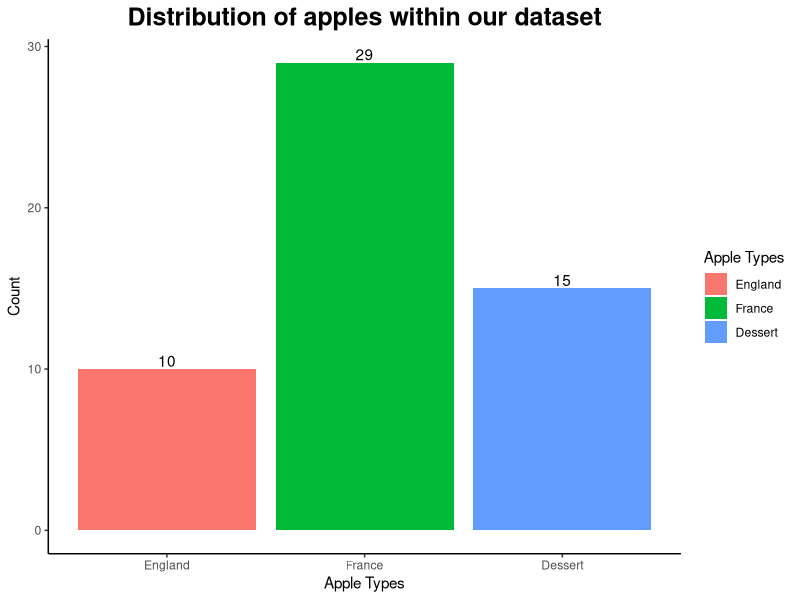

The R script that drew this image: (Note: this script raises an error after producing the figure.)
# Title     : Data checks on final table
# Objective : This script performs some data checks to get some basic statistics
#             on the final phenotype table


############################
## IMPORTS & DATA LOADING ##
############################

library(ggplot2)
library(ggpubr)
library(reshape2)

final.df <- read.table(
  'data/processed/final_phenotype_table.tsv',
  header = TRUE
)

#######################
## DATA DISTRIBUTION ##
#######################

# organize data for bar plot
bar_dat <- melt(data.frame(
  England=sum(final.df$AppleType == "England"),
  France=sum(final.df$AppleType == "France"),
  Dessert=sum(final.df$AppleType == "Dessert")
))

# generate the bar plot
data_distribution_barplot <- ggplot(bar_dat, aes(x=variable, y=value, fill=variable)) + 
  geom_text(aes(label=value), vjust=-0.2) + 
  geom_bar(stat = "identity") + 
  theme_classic() + 
  ggtitle("Distribution of apples within our dataset") + 
  theme(
    plot.title = element_text(
      face = "bold", 
      size=18, 
      hjust=0.5,
    )
  ) + 
  xlab("Apple Types") + 
  ylab("Count") + 
  scale_fill_discrete(name = "Apple Types")
ggsave(
  filename = "figures/missing_data/data_distribution_barplot.png",
  plot = data_distribution_barplot
)

###############################
## MISSINGNESS BY PHENOTYPES ##
###############################

phenotype_missingness.df <- as.data.frame(matrix(nrow=0,ncol=2))
for(p_i in 3:ncol(final.df)-1){
  
  # get the phenotype name
  phenotype <- colnames(final.df)[p_i]
  
  # get the column as vector
  pheno_missingness <- round((sum(is.na(final.df[,p_i])) / nrow(final.df)) * 100,2)
  
  # add the data
  phenotype_missingness.df <- 
    rbind(
      phenotype_missingness.df,
      c(phenotype, pheno_missingness)
    )
}

# cleaning up the data frame for plotting
colnames(phenotype_missingness.df) <- c("Phenotype","PercentMissingness")
phenotype_missingness.df$PercentMissingness <-  as.numeric(phenotype_missingness.df$PercentMissingness)

# plot the missing ness distribution
missingness_by_phenotypes <- ggplot(
  phenotype_missingness.df, 
  aes(fill=Phenotype, y=reorder(Phenotype, -PercentMissingness), x=PercentMissingness)) + 
  geom_bar(position="dodge", stat="identity", alpha=0.8) +
  geom_vline(xintercept = 50, size = 1, color = "red") + 
  geom_text(aes(label=paste0(PercentMissingness, "%"),x=0), hjust = -0.5) + 
  theme_classic() + 
  ggtitle("Distribution of missing data for phenotypes") + 
  theme(
   axis.line = element_line(colour = "black"),
    plot.title = element_text(hjust = 0.5, size=18, face="bold"),
    axis.title.x=element_text(size=14,face="bold",hjust=0.5),
    axis.title.y=element_text(size=14,face="bold",hjust=0.5)
  ) + 
  scale_fill_manual(values=c(
    '#8ecae6','#219ebc','#023047','#ffb703','#fb8500','#e76f51','#ccd5ae',
    '#a5a58d','#bb3e03','#f28482'
  )) +
  ylab("Phenotypes") + 
  xlab("% Missing Samples")

ggsave(
  filename = "figures/missing_data/data_missingness_by_phenotypes.png",
  plot = missingness_by_phenotypes
)

############################
## MISSINGNESS BY SAMPLES ##
############################

ptypes_missing <- NULL
for(i in 1:nrow(final.df)){
  ptypes <- final.df[i,c(2:11)]
  num_missing <- sum(is.na(unlist(ptypes)))
  pcent_missing <- ( num_missing / ncol(ptypes) ) * 100
  print(paste0(i," -> ", pcent_missing))
  ptypes_missing[i] <- pcent_missing
}

samples_dat <- as.data.frame(ptypes_missing)
samples_missing_plot <- ggplot(
  samples_dat,
  aes(x = ptypes_missing)) +
  geom_histogram(
    bins = 15,
    color = "black", fill="lightblue") +
  theme_pubclean() +
  xlab("Missingness (%)") + ylab("Number of samples") +
  labs(title="Distibution of missingness by samples") +
  theme(
    plot.title = element_text(
      hjust = 0.5, face="bold", family = "Helvetica", size =  17)
  )
ggsave(
  filename = "figures/missing_data/samples_missingness_plot.png",
  plot = samples_missing_plot
)
